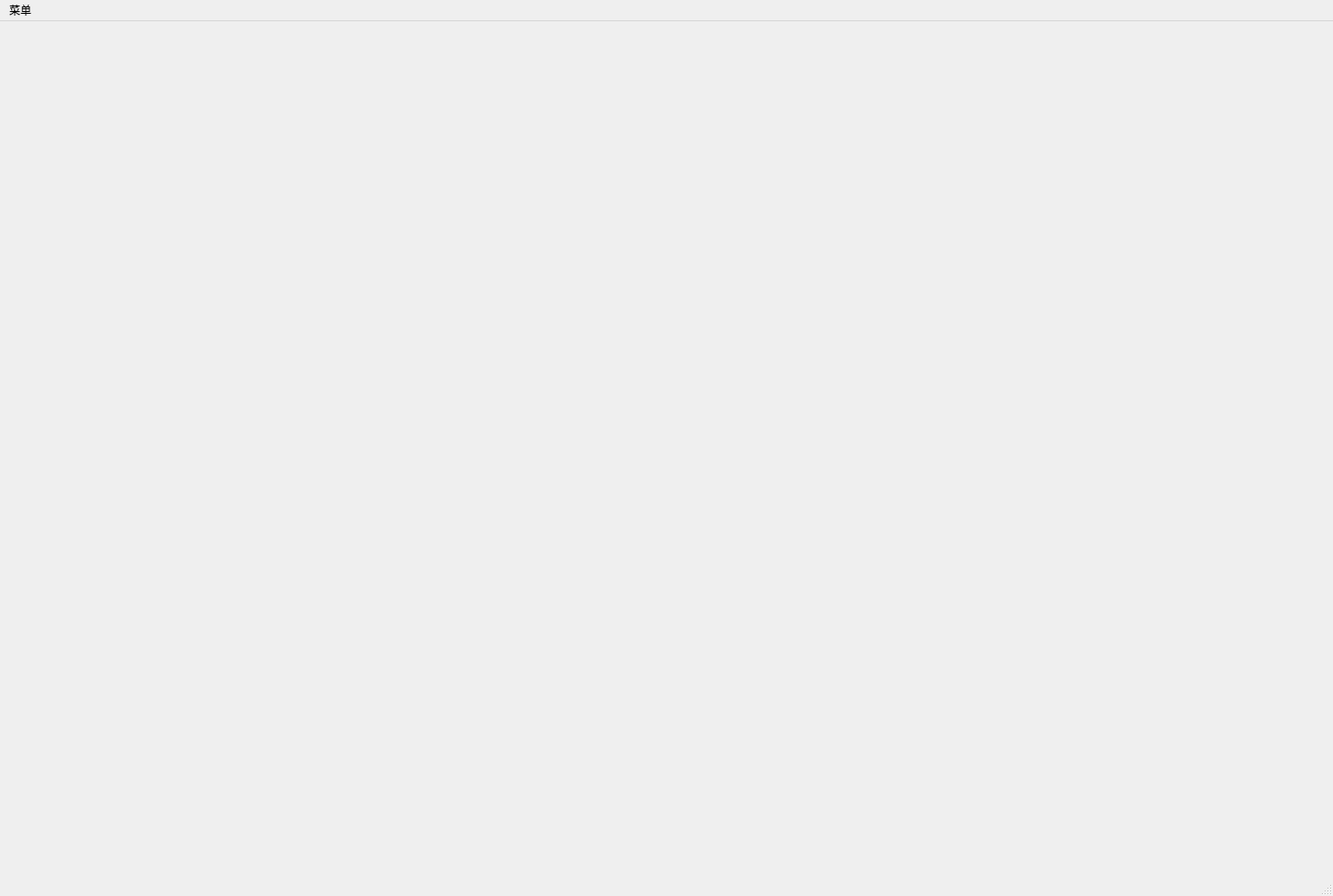
<?xml version="1.0" encoding="UTF-8"?>
<ui version="4.0">
 <class>MainWindow</class>
 <widget class="QMainWindow" name="MainWindow">
  <property name="geometry">
   <rect>
    <x>0</x>
    <y>0</y>
    <width>1444</width>
    <height>971</height>
   </rect>
  </property>
  <property name="sizePolicy">
   <sizepolicy hsizetype="Expanding" vsizetype="Expanding">
    <horstretch>0</horstretch>
    <verstretch>0</verstretch>
   </sizepolicy>
  </property>
  <property name="windowTitle">
   <string>MainWindow</string>
  </property>
  <widget class="QWidget" name="centralwidget">
   <layout class="QHBoxLayout" name="horizontalLayout" stretch="4,1">
    <item>
     <layout class="QHBoxLayout" name="HZLayout">
      <property name="sizeConstraint">
       <enum>QLayout::SetMaximumSize</enum>
      </property>
     </layout>
    </item>
    <item>
     <layout class="QVBoxLayout" name="ButtonBar"/>
    </item>
   </layout>
  </widget>
  <widget class="QMenuBar" name="menubar">
   <property name="geometry">
    <rect>
     <x>0</x>
     <y>0</y>
     <width>1444</width>
     <height>25</height>
    </rect>
   </property>
   <widget class="QMenu" name="menu">
    <property name="title">
     <string>菜单</string>
    </property>
    <addaction name="separator"/>
    <addaction name="InputToSort"/>
   </widget>
   <addaction name="menu"/>
  </widget>
  <widget class="QStatusBar" name="statusbar"/>
  <action name="InputToSort">
   <property name="text">
    <string>输入排序项</string>
   </property>
  </action>
 </widget>
 <resources/>
 <connections/>
</ui>
